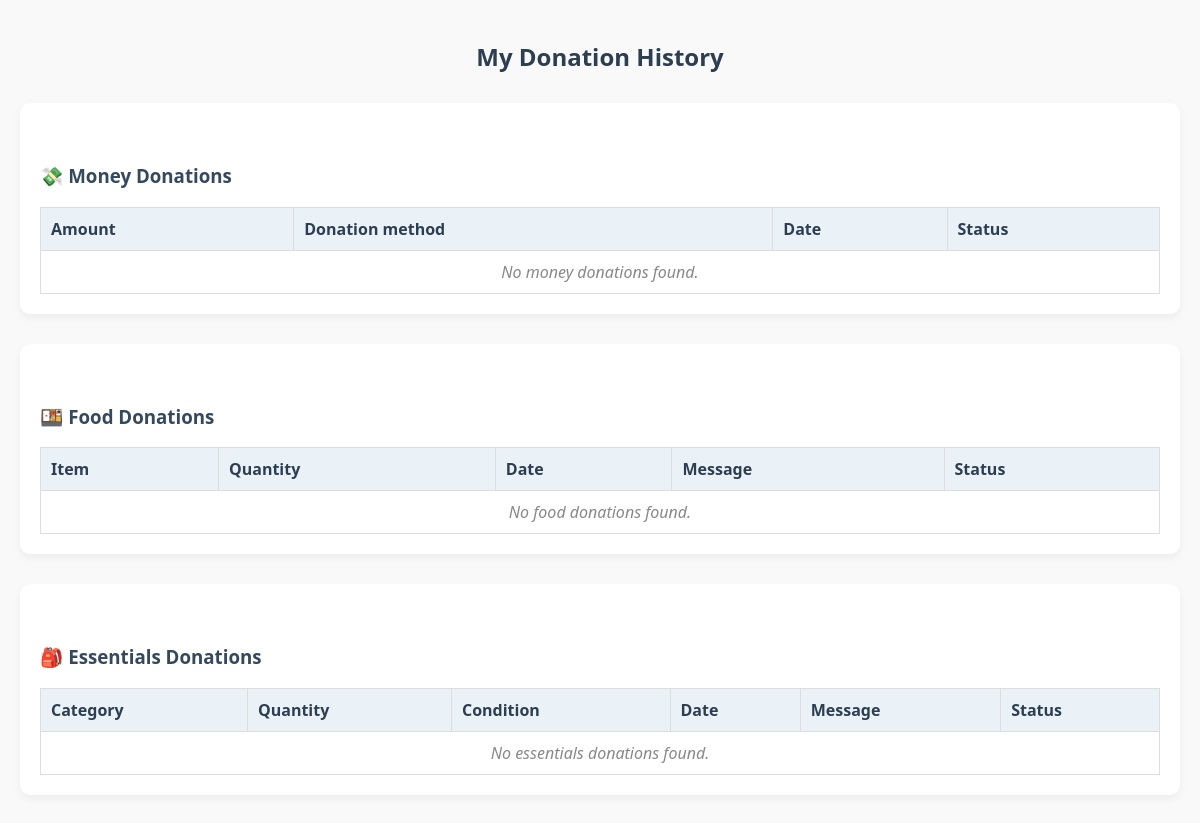
The app's page /history/my-donations/ (signed in), older data.
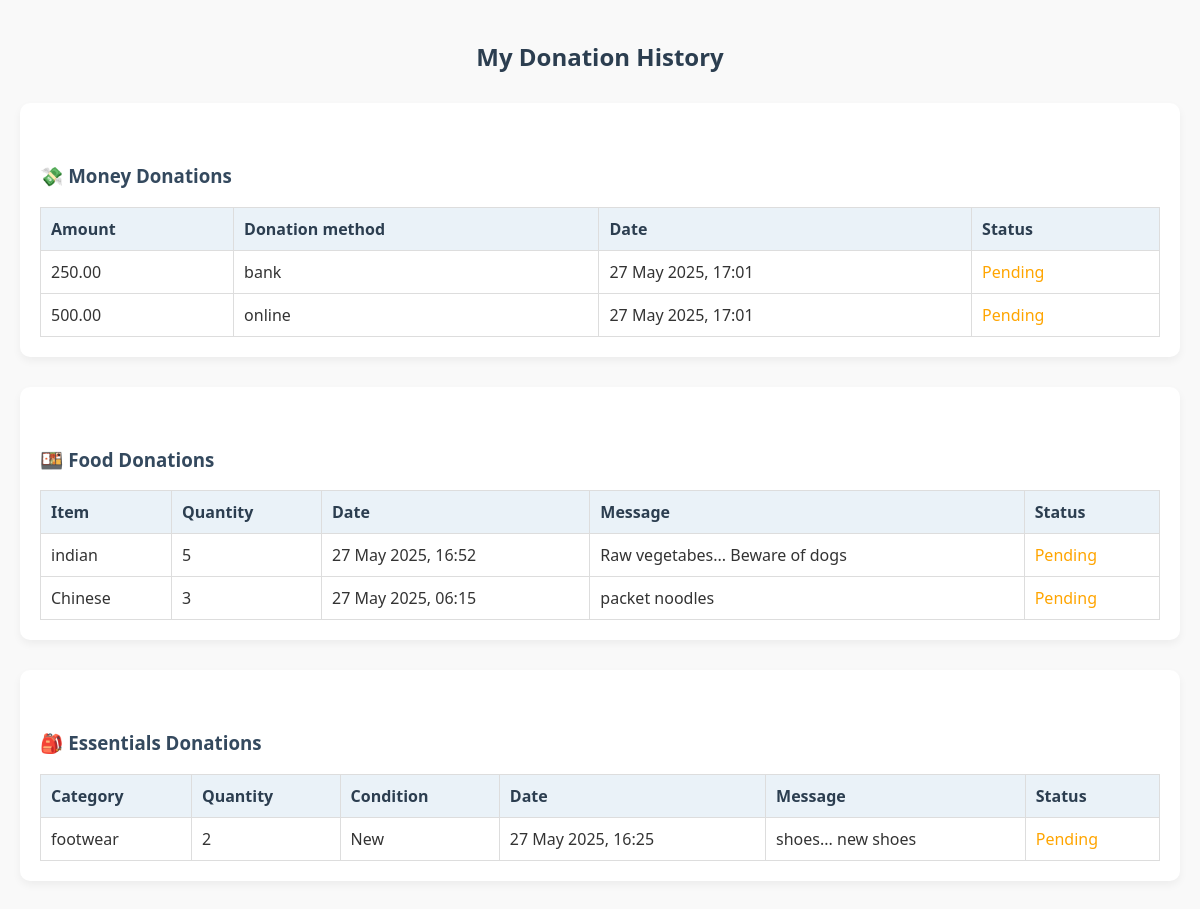
The same page, newer data.
### payment/models.py (models this page shows, shortened)
class Donation(models.Model):
    STATUS_CHOICES = [
        ('Pending', 'Pending'),
        ('Received', 'Received'),
        ('Not Received', 'Not Received'),
    ]
    donor = models.ForeignKey(settings.AUTH_USER_MODEL, on_delete=models.CASCADE, related_name='payment_donations')
    PAYMENT_METHODS = [
        ('online', 'Online Transfer'),
        ('bank', 'Bank Transfer'),
    ]
    name_validator = RegexValidator(regex=r'^[a-zA-Z\s]+$', message='Name should contain only letters and spaces.')
    account_validator = RegexValidator(regex=r'^\d{8,20}$', message='Account number should be 8 to 20 digits.')
    donor_name = models.CharField(max_length=100, validators=[name_validator])
    donor_account_no = models.CharField(max_length=20, blank=True, null=True, validators=[account_validator])
    amount = models.DecimalField(
        max_digits=10,
        decimal_places=2,
        validators=[MinValueValidator(10.00, message="Amount must be at least ₹10.")]
    )
    payment_method = models.CharField(max_length=10, choices=PAYMENT_METHODS)
    donation_date = models.DateTimeField(auto_now_add=True)
    status = models.CharField(max_length=20, choices=STATUS_CHOICES, default='Pending')

### excess/models.py (models this page shows, shortened)
class ExcessFood(models.Model):
    STATUS_CHOICES = [
        ('Pending', 'Pending'),
        ('Approved', 'Approved'),
        ('Rejected', 'Rejected'),
    ]
    full_name = models.CharField(max_length=100)
    contact_number = models.CharField(max_length=10)
    email = models.EmailField(blank=True)
    food_type = models.CharField(max_length=50)
    cuisine_type = models.CharField(max_length=100)
    servings = models.PositiveIntegerField()
    best_before = models.DateTimeField()
    pickup_address = models.TextField()
    pickup_datetime = models.DateTimeField()
    additional_notes = models.TextField(blank=True)
    donor = models.ForeignKey(settings.AUTH_USER_MODEL, on_delete=models.CASCADE)
    status = models.CharField(max_length=10, choices=STATUS_CHOICES, default='Pending')
    submitted_at = models.DateTimeField(auto_now_add=True)

### Registration/models.py (models this page shows, shortened)
class Donation(models.Model):
    STATUS_CHOICES = [
        ('Pending', 'Pending'),
        ('Approved', 'Approved'),
        ('Rejected', 'Rejected'),
    ]
    donor = models.ForeignKey(settings.AUTH_USER_MODEL, on_delete=models.CASCADE, related_name='registration_donations')
    name_validator = RegexValidator(regex=r'^[a-zA-Z\s]+$', message='Name should contain only letters and spaces.')
    phone_validator = RegexValidator(regex=r'^\d{10}$', message='Enter a valid 10-digit mobile number.')
    name = models.CharField(max_length=50, validators=[name_validator])
    mobile = models.CharField(max_length=10, validators=[phone_validator])
    category = models.CharField(max_length=50)
    subcategory = models.CharField(max_length=100, blank=True, null=True)
    size = models.CharField(max_length=20, blank=True, null=True)
    gender = models.CharField(max_length=20, blank=True, null=True)
    condition = models.CharField(max_length=50)
    quantity = models.PositiveIntegerField(validators=[MinValueValidator(1, message="Quantity must be at least 1.")])
    address = models.TextField()
    pickup_datetime = models.DateTimeField()
    message = models.TextField(blank=True)
    status = models.CharField(max_length=10, choices=STATUS_CHOICES, default='Pending')
    submitted_at = models.DateTimeField(auto_now_add=True)

### history/views.py (the view)
# urls.py: path('my-donations/', views.my_donation_history, name='my_donation_history'),
@login_required
def my_donation_history(request):
    user = request.user
    money_donations = MoneyDonation.objects.filter(donor=user).order_by('-donation_date')
    food_donations = ExcessFood.objects.filter(donor=user).order_by('-submitted_at')
    essentials_donations = EssentialsDonation.objects.filter(donor=user).order_by('-submitted_at')
    context = {
        'money_donations': money_donations,
        'food_donations': food_donations,
        'essentials_donations': essentials_donations,
    }
    return render(request, 'history/my_history.html', context)

### history/templates/history/my_history.html (shortened to what this page needs)
<!DOCTYPE html>
<html lang="en">
<head>
</head>
<body>
  <h2>My Donation History</h2>
  <div class="section">
    <h3>💸 Money Donations</h3>
    <table>
      <thead>
        <tr>
          <th>Amount</th>
          <th>Donation method</th>
          <th>Date</th>
          <th>Status</th>
        </tr>
      </thead>
      <tbody>
        {% for donation in money_donations %}
        <tr>
          <td>{{ donation.amount }}</td>
          <td>{{ donation.payment_method }}</td>
          <td>{{ donation.donation_date|date:"d M Y, H:i" }}</td>
          <td>
            {% if donation.status == "Pending" %}
              <span style="color: orange;">Pending</span>
            {% elif donation.status == "Received" %}
              <span style="color: green;">Received</span>
            {% elif donation.status == "Not Received" %}
              <span style="color: red;">Not Received</span>
            {% else %}
              <span style="color: gray;">Unknown</span>
            {% endif %}
          </td>
        </tr>
        {% empty %}
        <tr><td colspan="4">No money donations found.</td></tr>
        {% endfor %}
      </tbody>
    </table>
  </div>
  <div class="section">
    <h3>🍱 Food Donations</h3>
    <table>
      <thead>
        <tr>
          <th>Item</th>
          <th>Quantity</th>
          <th>Date</th>
          <th>Message</th>
          <th>Status</th>
        </tr>
      </thead>
      <tbody>
        {% for donation in food_donations %}
        <tr>
          <td>{{ donation.cuisine_type }}</td>
          <td>{{ donation.servings }}</td>
          <td>{{ donation.submitted_at|date:"d M Y, H:i" }}</td>
          <td>{{ donation.additional_notes|default:"No additional notes" }}</td>
          <td>
            {% if donation.status == "Pending" %}
              <span style="color: orange;">Pending</span>
            {% elif donation.status == "Approved" %}
              <span style="color: green;">Approved</span>
            {% elif donation.status == "Rejected" %}
              <span style="color: red;">Rejected</span>
            {% else %}
              <span style="color: gray;">Unknown</span>
            {% endif %}
          </td>
        </tr>
        {% empty %}
        <tr><td colspan="5">No food donations found.</td></tr>
        {% endfor %}
      </tbody>
    </table>
  </div>
  <div class="section">
    <h3>🎒 Essentials Donations</h3>
    <table>
      <thead>
        <tr>
          <th>Category</th>
          <th>Quantity</th>
          <th>Condition</th>
          <th>Date</th>
          <th>Message</th>
          <th>Status</th>
        </tr>
      </thead>
      <tbody>
        {% for donation in essentials_donations %}
        <tr>
          <td>{{ donation.category }}</td>
          <td>{{ donation.quantity }}</td>
          <td>{{ donation.condition }}</td>
          <td>{{ donation.submitted_at|date:"d M Y, H:i" }}</td>
          <td>{{ donation.message }}</td>
          <td>
            {% if donation.status == "Pending" %}
              <span style="color: orange;">Pending</span>
            {% elif donation.status == "Approved" %}
              <span style="color: green;">Approved</span>
            {% elif donation.status == "Rejected" %}
              <span style="color: red;">Rejected</span>
            {% else %}
              <span style="color: gray;">Unknown</span>
            {% endif %}
          </td>
        </tr>
        {% empty %}
        <tr><td colspan="6">No essentials donations found.</td></tr>
        {% endfor %}
      </tbody>
    </table>
  </div>
</body>
</html>

### history/templates/history/my_history.html (style rules this page uses)
body { font-family: 'Segoe UI', Tahoma, Geneva, Verdana, sans-serif; background: #f9f9f9; margin: 0; padding: 20px; color: #333; }
h2 { text-align: center; color: #2c3e50; margin-bottom: 30px; }
h3 { color: #34495e; margin-top: 40px; }
.section { background: #fff; border-radius: 10px; padding: 20px; margin-bottom: 30px; box-shadow: 0 4px 8px rgba(0,0,0,0.05); }
table { width: 100%; border-collapse: collapse; margin-top: 15px; }
th, td { border: 1px solid #ddd; padding: 10px; text-align: left; }
th { background-color: #eaf2f8; color: #2c3e50; }

Row changes from the older to the newer data that the page shows:
added Donation: amount "250.00", payment_method "bank", donation_date "27 May 2025, 17:01", status "Pending"
added Donation: amount "500.00", payment_method "online", donation_date "27 May 2025, 17:01", status "Pending"
added ExcessFood: cuisine_type "indian", servings "5", submitted_at "27 May 2025, 16:52", additional_notes "Raw vegetabes... Beware of dogs", status "Pending"
added ExcessFood: cuisine_type "Chinese", servings "3", submitted_at "27 May 2025, 06:15", additional_notes "packet noodles", status "Pending"
added Donation: category "footwear", quantity "2", condition "New", submitted_at "27 May 2025, 16:25", message "shoes... new shoes", status "Pending"
Text that changed along with them:
text no longer shown: "No money donations found. No food donations found. No essentials donations found."
